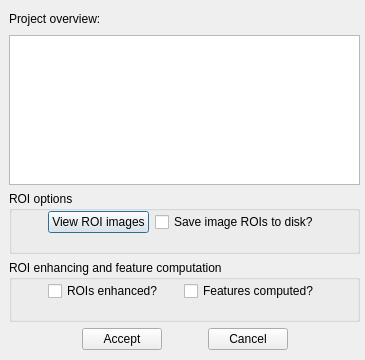
<?xml version="1.0" encoding="UTF-8"?>
<ui version="4.0">
 <class>saveProject_Dialog</class>
 <widget class="QDialog" name="saveProject_Dialog">
  <property name="geometry">
   <rect>
    <x>0</x>
    <y>0</y>
    <width>365</width>
    <height>360</height>
   </rect>
  </property>
  <property name="windowTitle">
   <string>Dialog</string>
  </property>
  <widget class="QWidget" name="verticalLayoutWidget">
   <property name="geometry">
    <rect>
     <x>9</x>
     <y>9</y>
     <width>351</width>
     <height>341</height>
    </rect>
   </property>
   <layout class="QVBoxLayout" name="verticalLayout">
    <item>
     <widget class="QLabel" name="label">
      <property name="sizePolicy">
       <sizepolicy hsizetype="Fixed" vsizetype="Fixed">
        <horstretch>0</horstretch>
        <verstretch>0</verstretch>
       </sizepolicy>
      </property>
      <property name="minimumSize">
       <size>
        <width>0</width>
        <height>20</height>
       </size>
      </property>
      <property name="text">
       <string>Project overview:</string>
      </property>
     </widget>
    </item>
    <item>
     <layout class="QHBoxLayout" name="horizontalLayout">
      <item>
       <widget class="QTableWidget" name="labelsOverview_table">
        <property name="sizePolicy">
         <sizepolicy hsizetype="Expanding" vsizetype="Fixed">
          <horstretch>0</horstretch>
          <verstretch>0</verstretch>
         </sizepolicy>
        </property>
        <property name="minimumSize">
         <size>
          <width>0</width>
          <height>100</height>
         </size>
        </property>
        <property name="maximumSize">
         <size>
          <width>16777215</width>
          <height>150</height>
         </size>
        </property>
       </widget>
      </item>
     </layout>
    </item>
    <item>
     <layout class="QHBoxLayout" name="horizontalLayout_5">
      <item>
       <widget class="QGroupBox" name="groupBox">
        <property name="title">
         <string>ROI options</string>
        </property>
        <widget class="QWidget" name="horizontalLayoutWidget_6">
         <property name="geometry">
          <rect>
           <x>9</x>
           <y>19</y>
           <width>331</width>
           <height>25</height>
          </rect>
         </property>
         <layout class="QHBoxLayout" name="horizontalLayout_6">
          <item>
           <spacer name="horizontalSpacer">
            <property name="orientation">
             <enum>Qt::Horizontal</enum>
            </property>
            <property name="sizeType">
             <enum>QSizePolicy::Fixed</enum>
            </property>
            <property name="sizeHint" stdset="0">
             <size>
              <width>30</width>
              <height>20</height>
             </size>
            </property>
           </spacer>
          </item>
          <item>
           <widget class="QPushButton" name="viewROI_button">
            <property name="text">
             <string>View ROI images</string>
            </property>
           </widget>
          </item>
          <item>
           <spacer name="horizontalSpacer_2">
            <property name="orientation">
             <enum>Qt::Horizontal</enum>
            </property>
            <property name="sizeHint" stdset="0">
             <size>
              <width>40</width>
              <height>20</height>
             </size>
            </property>
           </spacer>
          </item>
          <item>
           <widget class="QCheckBox" name="saveROI_chbox">
            <property name="text">
             <string>Save image ROIs to disk?</string>
            </property>
           </widget>
          </item>
          <item>
           <spacer name="horizontalSpacer_3">
            <property name="orientation">
             <enum>Qt::Horizontal</enum>
            </property>
            <property name="sizeType">
             <enum>QSizePolicy::Fixed</enum>
            </property>
            <property name="sizeHint" stdset="0">
             <size>
              <width>30</width>
              <height>20</height>
             </size>
            </property>
           </spacer>
          </item>
         </layout>
        </widget>
       </widget>
      </item>
     </layout>
    </item>
    <item>
     <layout class="QHBoxLayout" name="horizontalLayout_2">
      <item>
       <widget class="QGroupBox" name="groupBox_2">
        <property name="title">
         <string>ROI enhancing and feature computation</string>
        </property>
        <widget class="QWidget" name="horizontalLayoutWidget_7">
         <property name="geometry">
          <rect>
           <x>9</x>
           <y>20</y>
           <width>331</width>
           <height>22</height>
          </rect>
         </property>
         <layout class="QHBoxLayout" name="horizontalLayout_7">
          <item>
           <spacer name="horizontalSpacer_9">
            <property name="orientation">
             <enum>Qt::Horizontal</enum>
            </property>
            <property name="sizeType">
             <enum>QSizePolicy::Fixed</enum>
            </property>
            <property name="sizeHint" stdset="0">
             <size>
              <width>30</width>
              <height>20</height>
             </size>
            </property>
           </spacer>
          </item>
          <item>
           <widget class="QCheckBox" name="BGS_chbox">
            <property name="text">
             <string>ROIs enhanced?</string>
            </property>
           </widget>
          </item>
          <item>
           <spacer name="horizontalSpacer_10">
            <property name="orientation">
             <enum>Qt::Horizontal</enum>
            </property>
            <property name="sizeHint" stdset="0">
             <size>
              <width>40</width>
              <height>20</height>
             </size>
            </property>
           </spacer>
          </item>
          <item>
           <widget class="QCheckBox" name="feat_chbox">
            <property name="text">
             <string>Features computed?</string>
            </property>
           </widget>
          </item>
          <item>
           <spacer name="horizontalSpacer_11">
            <property name="orientation">
             <enum>Qt::Horizontal</enum>
            </property>
            <property name="sizeType">
             <enum>QSizePolicy::Fixed</enum>
            </property>
            <property name="sizeHint" stdset="0">
             <size>
              <width>30</width>
              <height>20</height>
             </size>
            </property>
           </spacer>
          </item>
         </layout>
        </widget>
       </widget>
      </item>
     </layout>
    </item>
    <item>
     <layout class="QHBoxLayout" name="horizontalLayout_4">
      <item>
       <spacer name="horizontalSpacer_4">
        <property name="orientation">
         <enum>Qt::Horizontal</enum>
        </property>
        <property name="sizeHint" stdset="0">
         <size>
          <width>40</width>
          <height>20</height>
         </size>
        </property>
       </spacer>
      </item>
      <item>
       <widget class="QPushButton" name="acceptSave_button">
        <property name="text">
         <string>Accept</string>
        </property>
       </widget>
      </item>
      <item>
       <spacer name="horizontalSpacer_5">
        <property name="orientation">
         <enum>Qt::Horizontal</enum>
        </property>
        <property name="sizeType">
         <enum>QSizePolicy::Fixed</enum>
        </property>
        <property name="sizeHint" stdset="0">
         <size>
          <width>40</width>
          <height>20</height>
         </size>
        </property>
       </spacer>
      </item>
      <item>
       <widget class="QPushButton" name="cancelSave_button">
        <property name="text">
         <string>Cancel</string>
        </property>
       </widget>
      </item>
      <item>
       <spacer name="horizontalSpacer_6">
        <property name="orientation">
         <enum>Qt::Horizontal</enum>
        </property>
        <property name="sizeHint" stdset="0">
         <size>
          <width>40</width>
          <height>20</height>
         </size>
        </property>
       </spacer>
      </item>
     </layout>
    </item>
   </layout>
  </widget>
 </widget>
 <resources/>
 <connections/>
</ui>
